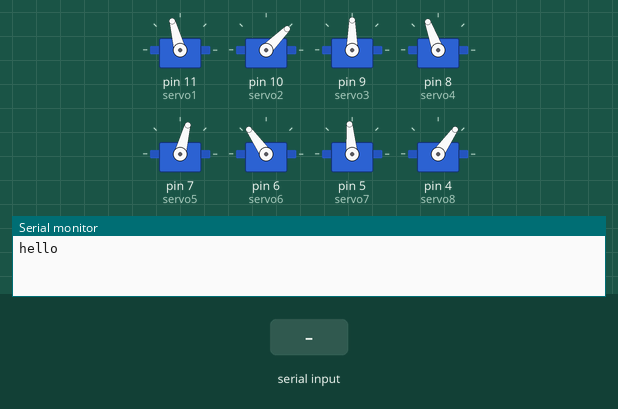
The sketch below on a simulated Arduino Uno, built with avr-gcc and run on an emulated ATmega328P. On the bench: 8 × servo, the last lines printed to the serial monitor. Inputs (shaded band) come from the test bench.

Above: at 1.2 s.
1.3 s: "w" received over Serial
At 4.0 s:
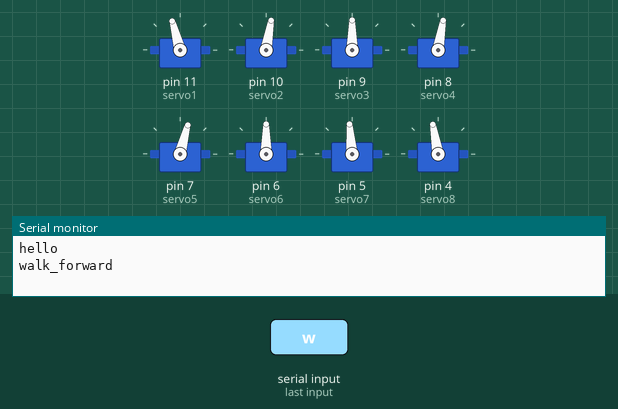
4.3 s: "o" received over Serial
At 4.8 s:
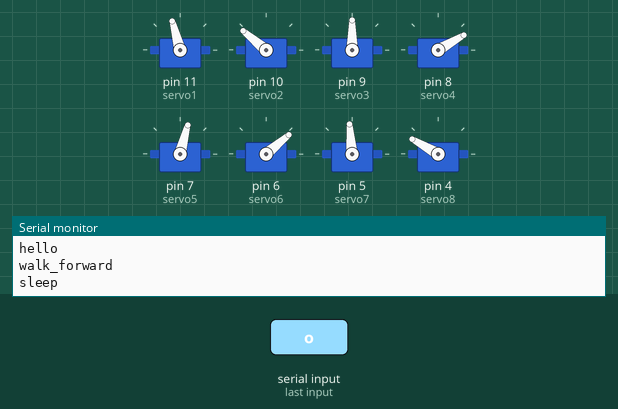
5.8 s: "q" received over Serial
At 7.6 s:
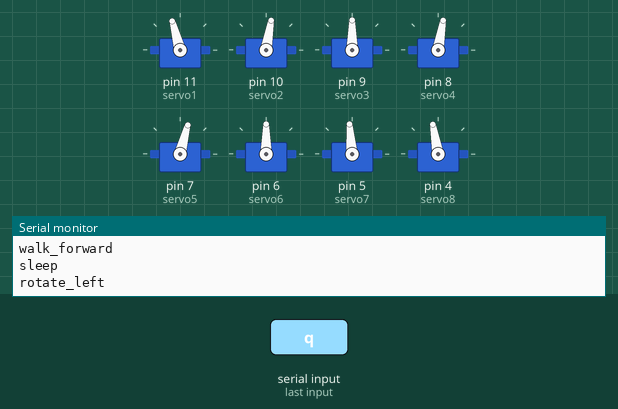
8.8 s: "e" received over Serial
At 8.95 s:
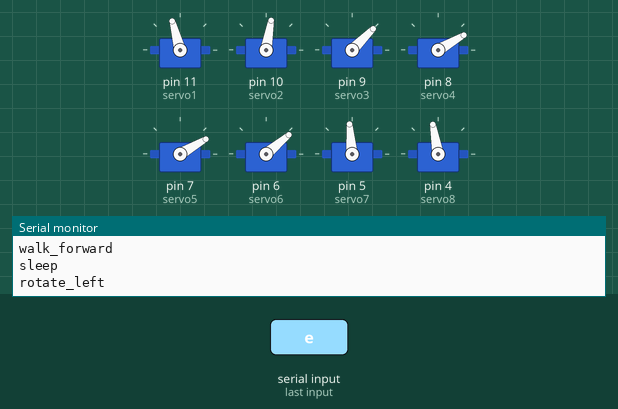
Timing chart, 0 to 11.8 s (numbered marks = the images above; inputs shaded):
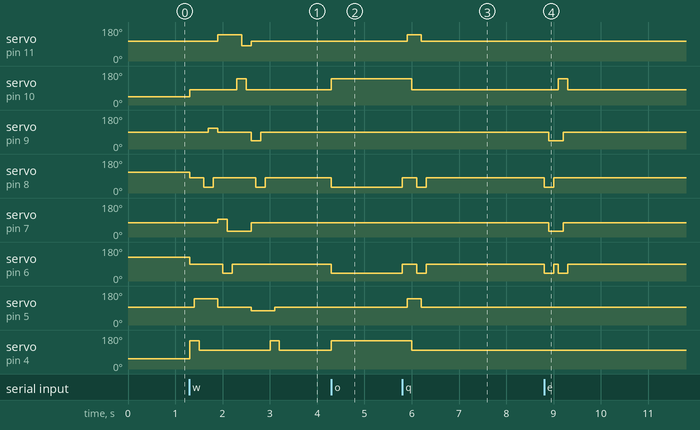

Measured:
- after the input at 1.3 s, servo on pin 11 (servo1): 105° → 140° after 0.60 s, → 80° 0.50 s later, → 105° 0.20 s later; servo on pin 10 (servo2): 45° → 80° at once, → 140° 1.0 s later, → 80° 0.20 s later
- after the input at 4.3 s, servo on pin 10 (servo2): 80° → 140° at once; servo on pin 8 (servo4): 80° → 30° at once; servo on pin 6 (servo6): 90° → 40° at once; servo on pin 4 (servo8): 100° → 150° at once
- after the input at 5.8 s, servo on pin 11 (servo1): 105° → 140° after 0.10 s, → 105° 0.30 s later; servo on pin 10 (servo2): 140° → 80° after 0.20 s
- after the input at 8.8 s, servo on pin 10 (servo2): 80° → 140° after 0.30 s, → 80° 0.20 s later; servo on pin 9 (servo3): 90° → 45° after 0.10 s, → 90° 0.30 s later

The sketch:

SpiderBot.ino
```cpp
/*
  Description:
  IDE version: 1.8.6
  Author: YX Lin @ radiastu.com
  Date: 2018
  note: v1 = servo1_vertical_pos
        vertical,horizontal,oblique,bend,parallel,grab
*/

#include <Servo.h>

Servo servo1;
Servo servo2;
Servo servo3;
Servo servo4;
Servo servo5;
Servo servo6;
Servo servo7;
Servo servo8;

int delay_time = 100;

//Arm 纵向 vertical
int v1 = 50;
int v3 = 135;
int v5 = 120;
int v7 = 50;

//Arm 横向 horizontal
int h1 = 140;
int h3 = 45;
int h5 = 30;
int h7 = 140;

//Arm 斜向 oblique
int o1 = 105;
int o3 = 90;
int o5 = 75;
int o7 = 95;

//Arm 65°脚 strange
int s1 = 80.5;
int s3 = 110;
int s5 = 95;
int s7 = 75;

//Leg 弯曲 bend
int b2 = 30;
int b4 = 130;
int b6 = 140;
int b8 = 40;

//Leg 垂直 vertical
int v2 = 45;
int v4 = 110;
int v6 = 125;
int v8 = 55;

//Leg 平行 parallel
int p2 = 140;
int p4 = 30;
int p6 = 40;
int p8 = 150;

//Leg 抓地 grab
int g2 = 80;
int g4 = 80;
int g6 = 90;
int g8 = 100;

void setup() {
  Serial.begin(9600);
  servo1.attach(11);
  servo2.attach(10);
  servo3.attach(9);
  servo4.attach(8);
  servo5.attach(7);
  servo6.attach(6);
  servo7.attach(5);
  servo8.attach(4);
  //pos();
  stand();
  Serial.println("hello");
}

void loop() {
  //pos();
  //sleep();

  char i = Serial.read();
  if (-1 != i) {
    if (i == 'p') {
      pos();
      Serial.println("pos");
    }
    else if (i == 'o') {
      sleep();
      Serial.println("sleep");
    }
    else if (i == 'l') {
      stand();
      Serial.println("stand");
    }
    else if (i == 'w') {
      walk_forward();
      Serial.println("walk_forward");
    }
    else if (i == 's') {
      walk_backward();
      Serial.println("walk_backward");
    }
    /*
    else if (i == 'a') {
      walk_forward();
      Serial.println("walk_left");
    }
    else if (i == 'd') {
      walk_backward();
      Serial.println("walk_right");
    }
    */
    else if (i == 'q') {
      rotate_left();
      Serial.println("rotate_left");
    }
    else if (i == 'e') {
      rotate_right();
      Serial.println("rotate_right");
    }
  }
}

void walk_forward() {
  pos();

  //场景1
  servo8.write(p8);
  delay(delay_time);
  servo7.write(h7);
  delay(delay_time);
  servo8.write(g8);
  delay(delay_time);

  servo4.write(p4);
  delay(delay_time);
  servo3.write(s3);
  delay(delay_time);
  servo4.write(g4);
  delay(delay_time);


  //场景2
  servo1.write(h1);servo3.write(o3);servo5.write(s5);servo7.write(o7);
  delay(delay_time);


  //场景3
  servo6.write(p6);
  delay(delay_time);
  servo5.write(h5);
  delay(delay_time);
  servo6.write(g6);
  delay(delay_time);

  servo2.write(p2);
  delay(delay_time);
  servo1.write(s1);
  delay(delay_time);
  servo2.write(g2);
  delay(delay_time);


  //场景4
  servo1.write(o1);servo3.write(h3);servo5.write(o5);servo7.write(s7);
  delay(delay_time);


  //回归
  servo4.write(p4);
  delay(delay_time);
  servo3.write(o3);
  delay(delay_time);
  servo4.write(g4);
  delay(delay_time);

  servo8.write(p8);
  delay(delay_time);
  servo7.write(o7);
  delay(delay_time);
  servo8.write(g8);
  delay(delay_time);


}
void walk_backward() {

}

/*老版本
void walk_forward() {
  pos();

  servo8.write(p8);
  delay(delay_time);
  servo7.write(h7);
  delay(delay_time);
  servo8.write(g8);
  delay(delay_time);

  servo4.write(p4);   servo6.write(p6);
  delay(delay_time);
  servo1.write(h1);    servo7.write(o7);
  delay(delay_time);
  servo4.write(g4);   servo6.write(g6);
  delay(delay_time);

  servo2.write(p2);
  delay(delay_time);
  servo1.write(o1);
  delay(delay_time);
  servo2.write(g2);
  delay(delay_time);

  delay(delay_time);

  servo6.write(p6);
  delay(delay_time);
  servo5.write(h5);
  delay(delay_time);
  servo6.write(g6);
  delay(delay_time);

  servo2.write(p2);   servo8.write(p8);
  delay(delay_time);
  servo3.write(h3);    servo5.write(o5);
  delay(delay_time);
  servo2.write(g2);   servo8.write(g8);
  delay(delay_time);

  servo4.write(p4);
  delay(delay_time);
  servo3.write(o3);
  delay(delay_time);
  servo4.write(g4);
  delay(delay_time);

}

void walk_backward() {
  pos();

  servo2.write(p2);
  delay(delay_time);
  servo1.write(h1);
  delay(delay_time);
  servo2.write(g2);
  delay(delay_time);

  servo4.write(p4);   servo6.write(p6);
  delay(delay_time);
  servo7.write(h7);    servo1.write(o1);
  delay(delay_time);
  servo4.write(g4);   servo6.write(g6);
  delay(delay_time);

  servo8.write(p8);
  delay(delay_time);
  servo7.write(o7);
  delay(delay_time);
  servo8.write(g8);
  delay(delay_time);

  delay(delay_time);

  servo4.write(p4);
  delay(delay_time);
  servo3.write(h3);
  delay(delay_time);
  servo4.write(g4);
  delay(delay_time);

  servo2.write(p2);   servo8.write(p8);
  delay(delay_time);
  servo5.write(h5);    servo3.write(o3);
  delay(delay_time);
  servo2.write(g2);   servo8.write(g8);
  delay(delay_time);

  servo6.write(p6);
  delay(delay_time);
  servo5.write(o5);
  delay(delay_time);
  servo6.write(g6);
  delay(delay_time);
}
*/
/*
void walk_right() {
  pos();

  servo6.write(p6);
  delay(delay_time);
  servo5.write(v5);
  delay(delay_time);
  servo6.write(g6);
  delay(delay_time);

  servo2.write(p2);   servo8.write(p8);
  delay(delay_time);
  servo3.write(v3);    servo5.write(o5);
  delay(delay_time);
  servo2.write(g2);   servo8.write(g8);
  delay(delay_time);

  servo4.write(p4);
  delay(delay_time);
  servo3.write(o3);
  delay(delay_time);
  servo4.write(g4);
  delay(delay_time);

  delay(delay_time);

  servo2.write(p2);
  delay(delay_time);
  servo1.write(v1);
  delay(delay_time);
  servo2.write(g2);
  delay(delay_time);

  servo4.write(p4);   servo6.write(p6);
  delay(delay_time);
  servo7.write(v7);    servo1.write(o1);
  delay(delay_time);
  servo4.write(g4);   servo6.write(g6);
  delay(delay_time);

  servo8.write(p8);
  delay(delay_time);
  servo7.write(o7);
  delay(delay_time);
  servo8.write(g8);
  delay(delay_time);
}

void walk_left() {
  pos();

  servo4.write(p4);
  delay(delay_time);
  servo3.write(v3);
  delay(delay_time);
  servo4.write(g4);
  delay(delay_time);

  servo2.write(p2);   servo8.write(p8);
  delay(delay_time);
  servo5.write(v5);    servo3.write(o3);
  delay(delay_time);
  servo2.write(g2);   servo8.write(g8);
  delay(delay_time);

  servo6.write(p6);
  delay(delay_time);
  servo5.write(o5);
  delay(delay_time);
  servo6.write(g6);
  delay(delay_time);

  delay(delay_time);

  servo8.write(p8);
  delay(delay_time);
  servo7.write(v7);
  delay(delay_time);
  servo8.write(g8);
  delay(delay_time);

  servo4.write(p4);   servo6.write(p6);
  delay(delay_time);
  servo1.write(v1);    servo7.write(o7);
  delay(delay_time);
  servo4.write(g4);   servo6.write(g6);
  delay(delay_time);

  servo2.write(p2);
  delay(delay_time);
  servo1.write(o1);
  delay(delay_time);
  servo2.write(g2);
  delay(delay_time);
}

*/

void rotate_left() {
  pos();

  servo2.write(p2);   servo8.write(p8);
  delay(delay_time);
  servo1.write(h1);   servo7.write(h7);
  delay(delay_time);
  servo2.write(g2);   servo8.write(g8);
  delay(delay_time);

  servo4.write(p4);   servo6.write(p6);
  delay(delay_time);
  servo1.write(o1);    servo7.write(o7);
  delay(delay_time);
  servo4.write(g4);   servo6.write(g6);
  delay(delay_time);
}

void rotate_right() {
  pos();

  servo4.write(p4);   servo6.write(p6);
  delay(delay_time);
  servo3.write(h3);   servo5.write(h5);
  delay(delay_time);
  servo4.write(g4);   servo6.write(g6);
  delay(delay_time);

  servo2.write(p2);   servo6.write(p6);
  delay(delay_time);
  servo3.write(o3);    servo5.write(o5);
  delay(delay_time);
  servo2.write(g2);   servo6.write(g6);
  delay(delay_time);
}


void pos() {
  servo1.write(o1);
  servo3.write(o3);
  servo5.write(o5);
  servo7.write(o7);

  servo2.write(g2);
  servo4.write(g4);
  servo6.write(g6);
  servo8.write(g8);
}

void stand() {
  servo1.write(o1);
  servo3.write(o3);
  servo5.write(o5);
  servo7.write(o7);

  servo2.write(v2);
  servo4.write(v4);
  servo6.write(v6);
  servo8.write(v8);
}

void sleep() {
  servo1.write(o1);
  servo3.write(o3);
  servo5.write(o5);
  servo7.write(o7);

  servo2.write(p2);
  servo4.write(p4);
  servo6.write(p6);
  servo8.write(p8);
}

void hello() {
  servo1.write(o1);
  servo3.write(o3);
  servo5.write(o5);
  servo7.write(o7);

  servo2.write(p2);
  servo4.write(p4);
  servo6.write(p6);
  servo8.write(p8);
}
```
